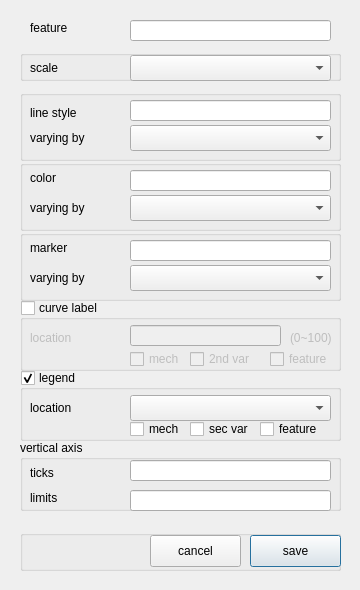
<?xml version="1.0" encoding="UTF-8"?>
<ui version="4.0">
 <class>Dialog</class>
 <widget class="QDialog" name="Dialog">
  <property name="geometry">
   <rect>
    <x>0</x>
    <y>0</y>
    <width>360</width>
    <height>590</height>
   </rect>
  </property>
  <property name="windowTitle">
   <string>subplot settings</string>
  </property>
  <widget class="QGroupBox" name="groupBox_11">
   <property name="geometry">
    <rect>
     <x>20</x>
     <y>50</y>
     <width>321</width>
     <height>31</height>
    </rect>
   </property>
   <property name="title">
    <string/>
   </property>
   <property name="flat">
    <bool>true</bool>
   </property>
   <widget class="QLabel" name="label_23">
    <property name="geometry">
     <rect>
      <x>10</x>
      <y>10</y>
      <width>91</width>
      <height>16</height>
     </rect>
    </property>
    <property name="text">
     <string>scale</string>
    </property>
   </widget>
   <widget class="QComboBox" name="cb_scale">
    <property name="geometry">
     <rect>
      <x>110</x>
      <y>5</y>
      <width>201</width>
      <height>26</height>
     </rect>
    </property>
   </widget>
  </widget>
  <widget class="QGroupBox" name="groupBox_12">
   <property name="geometry">
    <rect>
     <x>20</x>
     <y>90</y>
     <width>321</width>
     <height>71</height>
    </rect>
   </property>
   <property name="title">
    <string/>
   </property>
   <property name="flat">
    <bool>true</bool>
   </property>
   <widget class="QLineEdit" name="txt_ls">
    <property name="geometry">
     <rect>
      <x>110</x>
      <y>10</y>
      <width>201</width>
      <height>21</height>
     </rect>
    </property>
   </widget>
   <widget class="QLabel" name="label_24">
    <property name="geometry">
     <rect>
      <x>10</x>
      <y>15</y>
      <width>121</width>
      <height>16</height>
     </rect>
    </property>
    <property name="text">
     <string>line style</string>
    </property>
   </widget>
   <widget class="QLabel" name="label_26">
    <property name="geometry">
     <rect>
      <x>10</x>
      <y>40</y>
      <width>121</width>
      <height>16</height>
     </rect>
    </property>
    <property name="text">
     <string>varying by</string>
    </property>
   </widget>
   <widget class="QComboBox" name="cb_ls_by">
    <property name="geometry">
     <rect>
      <x>110</x>
      <y>35</y>
      <width>201</width>
      <height>26</height>
     </rect>
    </property>
   </widget>
  </widget>
  <widget class="QGroupBox" name="gb_word">
   <property name="geometry">
    <rect>
     <x>20</x>
     <y>300</y>
     <width>321</width>
     <height>71</height>
    </rect>
   </property>
   <property name="title">
    <string>curve label</string>
   </property>
   <property name="flat">
    <bool>true</bool>
   </property>
   <property name="checkable">
    <bool>true</bool>
   </property>
   <property name="checked">
    <bool>false</bool>
   </property>
   <widget class="QLineEdit" name="txt_wordx">
    <property name="geometry">
     <rect>
      <x>110</x>
      <y>25</y>
      <width>151</width>
      <height>21</height>
     </rect>
    </property>
   </widget>
   <widget class="QLabel" name="label_27">
    <property name="geometry">
     <rect>
      <x>10</x>
      <y>30</y>
      <width>121</width>
      <height>16</height>
     </rect>
    </property>
    <property name="text">
     <string>location</string>
    </property>
   </widget>
   <widget class="QCheckBox" name="ck_word_mech">
    <property name="geometry">
     <rect>
      <x>110</x>
      <y>50</y>
      <width>61</width>
      <height>18</height>
     </rect>
    </property>
    <property name="text">
     <string>mech</string>
    </property>
   </widget>
   <widget class="QCheckBox" name="ck_word_2nd">
    <property name="geometry">
     <rect>
      <x>170</x>
      <y>50</y>
      <width>71</width>
      <height>18</height>
     </rect>
    </property>
    <property name="text">
     <string>2nd var</string>
    </property>
   </widget>
   <widget class="QCheckBox" name="ck_word_feature">
    <property name="geometry">
     <rect>
      <x>250</x>
      <y>50</y>
      <width>71</width>
      <height>18</height>
     </rect>
    </property>
    <property name="text">
     <string>feature</string>
    </property>
   </widget>
   <widget class="QLabel" name="label_35">
    <property name="geometry">
     <rect>
      <x>270</x>
      <y>30</y>
      <width>121</width>
      <height>16</height>
     </rect>
    </property>
    <property name="text">
     <string>(0~100)</string>
    </property>
   </widget>
  </widget>
  <widget class="QGroupBox" name="groupBox_2">
   <property name="geometry">
    <rect>
     <x>20</x>
     <y>440</y>
     <width>321</width>
     <height>71</height>
    </rect>
   </property>
   <property name="title">
    <string>vertical axis</string>
   </property>
   <property name="flat">
    <bool>true</bool>
   </property>
   <widget class="QLineEdit" name="txt_ytick">
    <property name="geometry">
     <rect>
      <x>110</x>
      <y>20</y>
      <width>201</width>
      <height>21</height>
     </rect>
    </property>
   </widget>
   <widget class="QLabel" name="label_30">
    <property name="geometry">
     <rect>
      <x>10</x>
      <y>25</y>
      <width>121</width>
      <height>16</height>
     </rect>
    </property>
    <property name="text">
     <string>ticks</string>
    </property>
   </widget>
   <widget class="QLabel" name="label_31">
    <property name="geometry">
     <rect>
      <x>10</x>
      <y>50</y>
      <width>121</width>
      <height>16</height>
     </rect>
    </property>
    <property name="text">
     <string>limits</string>
    </property>
   </widget>
   <widget class="QLineEdit" name="txt_ylim">
    <property name="geometry">
     <rect>
      <x>110</x>
      <y>50</y>
      <width>201</width>
      <height>21</height>
     </rect>
    </property>
   </widget>
  </widget>
  <widget class="QGroupBox" name="groupBox_3">
   <property name="geometry">
    <rect>
     <x>20</x>
     <y>530</y>
     <width>321</width>
     <height>41</height>
    </rect>
   </property>
   <property name="title">
    <string/>
   </property>
   <property name="flat">
    <bool>true</bool>
   </property>
   <widget class="QPushButton" name="btn_cancel">
    <property name="geometry">
     <rect>
      <x>130</x>
      <y>5</y>
      <width>91</width>
      <height>32</height>
     </rect>
    </property>
    <property name="text">
     <string>cancel</string>
    </property>
   </widget>
   <widget class="QPushButton" name="btn_save">
    <property name="geometry">
     <rect>
      <x>230</x>
      <y>5</y>
      <width>91</width>
      <height>32</height>
     </rect>
    </property>
    <property name="text">
     <string>save</string>
    </property>
    <property name="default">
     <bool>true</bool>
    </property>
   </widget>
  </widget>
  <widget class="QGroupBox" name="groupBox_4">
   <property name="geometry">
    <rect>
     <x>20</x>
     <y>160</y>
     <width>321</width>
     <height>71</height>
    </rect>
   </property>
   <property name="title">
    <string/>
   </property>
   <property name="flat">
    <bool>true</bool>
   </property>
   <widget class="QLineEdit" name="txt_color">
    <property name="geometry">
     <rect>
      <x>110</x>
      <y>10</y>
      <width>201</width>
      <height>21</height>
     </rect>
    </property>
   </widget>
   <widget class="QLabel" name="label_25">
    <property name="geometry">
     <rect>
      <x>10</x>
      <y>10</y>
      <width>121</width>
      <height>16</height>
     </rect>
    </property>
    <property name="text">
     <string>color</string>
    </property>
   </widget>
   <widget class="QComboBox" name="cb_color_by">
    <property name="geometry">
     <rect>
      <x>110</x>
      <y>35</y>
      <width>201</width>
      <height>26</height>
     </rect>
    </property>
   </widget>
   <widget class="QLabel" name="label_28">
    <property name="geometry">
     <rect>
      <x>10</x>
      <y>40</y>
      <width>121</width>
      <height>16</height>
     </rect>
    </property>
    <property name="text">
     <string>varying by</string>
    </property>
   </widget>
  </widget>
  <widget class="QGroupBox" name="groupBox_6">
   <property name="geometry">
    <rect>
     <x>20</x>
     <y>230</y>
     <width>321</width>
     <height>71</height>
    </rect>
   </property>
   <property name="title">
    <string/>
   </property>
   <property name="flat">
    <bool>true</bool>
   </property>
   <widget class="QLineEdit" name="txt_marker">
    <property name="geometry">
     <rect>
      <x>110</x>
      <y>10</y>
      <width>201</width>
      <height>21</height>
     </rect>
    </property>
   </widget>
   <widget class="QLabel" name="label_32">
    <property name="geometry">
     <rect>
      <x>10</x>
      <y>10</y>
      <width>121</width>
      <height>16</height>
     </rect>
    </property>
    <property name="text">
     <string>marker</string>
    </property>
   </widget>
   <widget class="QComboBox" name="cb_marker_by">
    <property name="geometry">
     <rect>
      <x>110</x>
      <y>35</y>
      <width>201</width>
      <height>26</height>
     </rect>
    </property>
   </widget>
   <widget class="QLabel" name="label_33">
    <property name="geometry">
     <rect>
      <x>10</x>
      <y>40</y>
      <width>121</width>
      <height>16</height>
     </rect>
    </property>
    <property name="text">
     <string>varying by</string>
    </property>
   </widget>
  </widget>
  <widget class="QGroupBox" name="gb_lg">
   <property name="geometry">
    <rect>
     <x>20</x>
     <y>370</y>
     <width>321</width>
     <height>71</height>
    </rect>
   </property>
   <property name="title">
    <string>legend</string>
   </property>
   <property name="flat">
    <bool>true</bool>
   </property>
   <property name="checkable">
    <bool>true</bool>
   </property>
   <widget class="QLabel" name="label_29">
    <property name="geometry">
     <rect>
      <x>10</x>
      <y>30</y>
      <width>121</width>
      <height>16</height>
     </rect>
    </property>
    <property name="text">
     <string>location</string>
    </property>
   </widget>
   <widget class="QComboBox" name="cb_lg_loc">
    <property name="geometry">
     <rect>
      <x>110</x>
      <y>25</y>
      <width>201</width>
      <height>26</height>
     </rect>
    </property>
   </widget>
   <widget class="QCheckBox" name="ck_lg_mech">
    <property name="geometry">
     <rect>
      <x>110</x>
      <y>50</y>
      <width>61</width>
      <height>18</height>
     </rect>
    </property>
    <property name="text">
     <string>mech</string>
    </property>
   </widget>
   <widget class="QCheckBox" name="ck_lg_sec">
    <property name="geometry">
     <rect>
      <x>170</x>
      <y>50</y>
      <width>81</width>
      <height>18</height>
     </rect>
    </property>
    <property name="text">
     <string>sec var</string>
    </property>
   </widget>
   <widget class="QCheckBox" name="ck_lg_feature">
    <property name="geometry">
     <rect>
      <x>240</x>
      <y>50</y>
      <width>81</width>
      <height>18</height>
     </rect>
    </property>
    <property name="text">
     <string>feature</string>
    </property>
    <property name="checked">
     <bool>false</bool>
    </property>
   </widget>
  </widget>
  <widget class="QLabel" name="label_34">
   <property name="geometry">
    <rect>
     <x>30</x>
     <y>20</y>
     <width>91</width>
     <height>16</height>
    </rect>
   </property>
   <property name="text">
    <string>feature</string>
   </property>
  </widget>
  <widget class="QLineEdit" name="txt_feature">
   <property name="geometry">
    <rect>
     <x>130</x>
     <y>20</y>
     <width>201</width>
     <height>21</height>
    </rect>
   </property>
   <property name="readOnly">
    <bool>true</bool>
   </property>
  </widget>
 </widget>
 <resources/>
 <connections/>
</ui>
